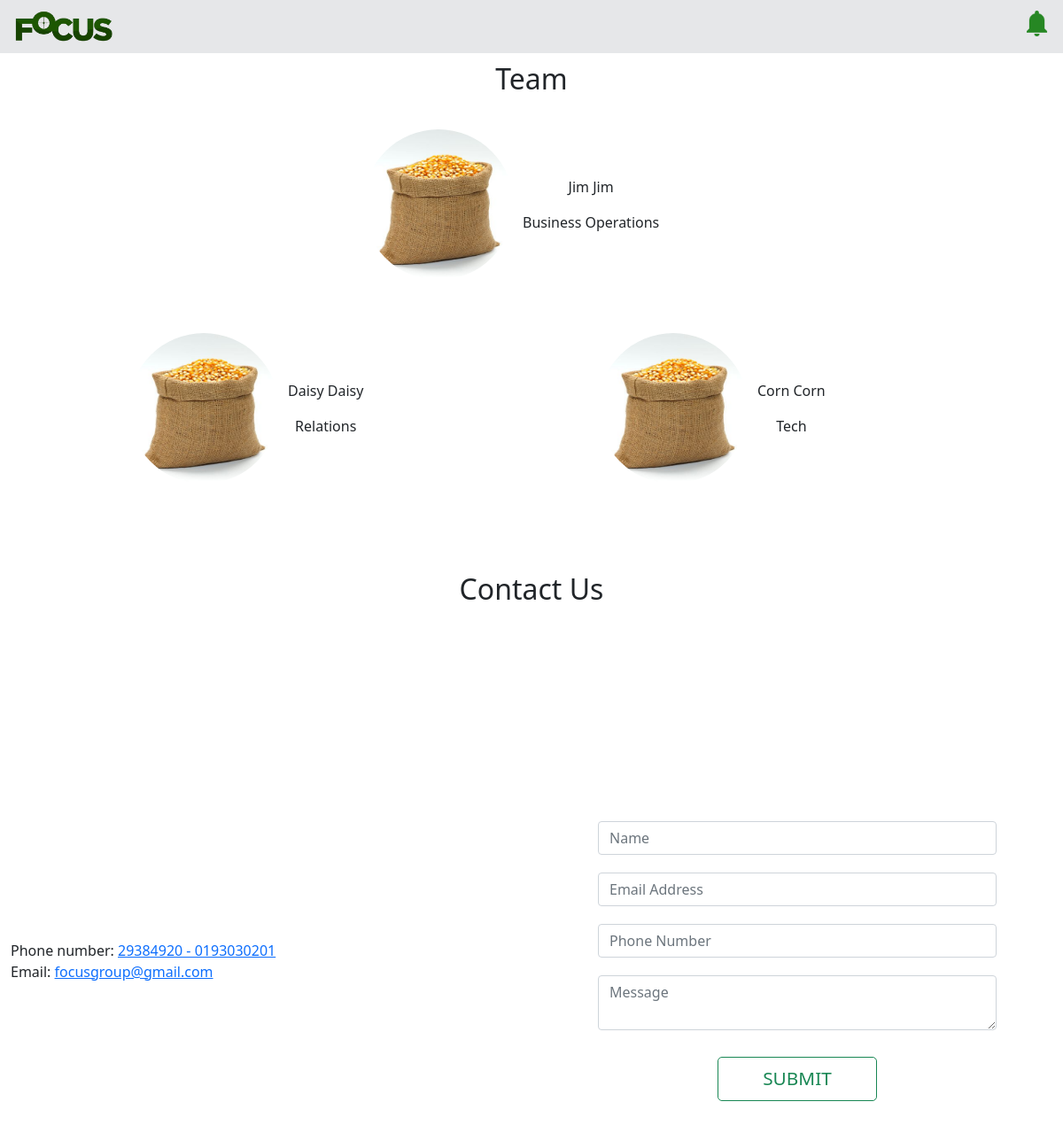
The app's page /team, older data.
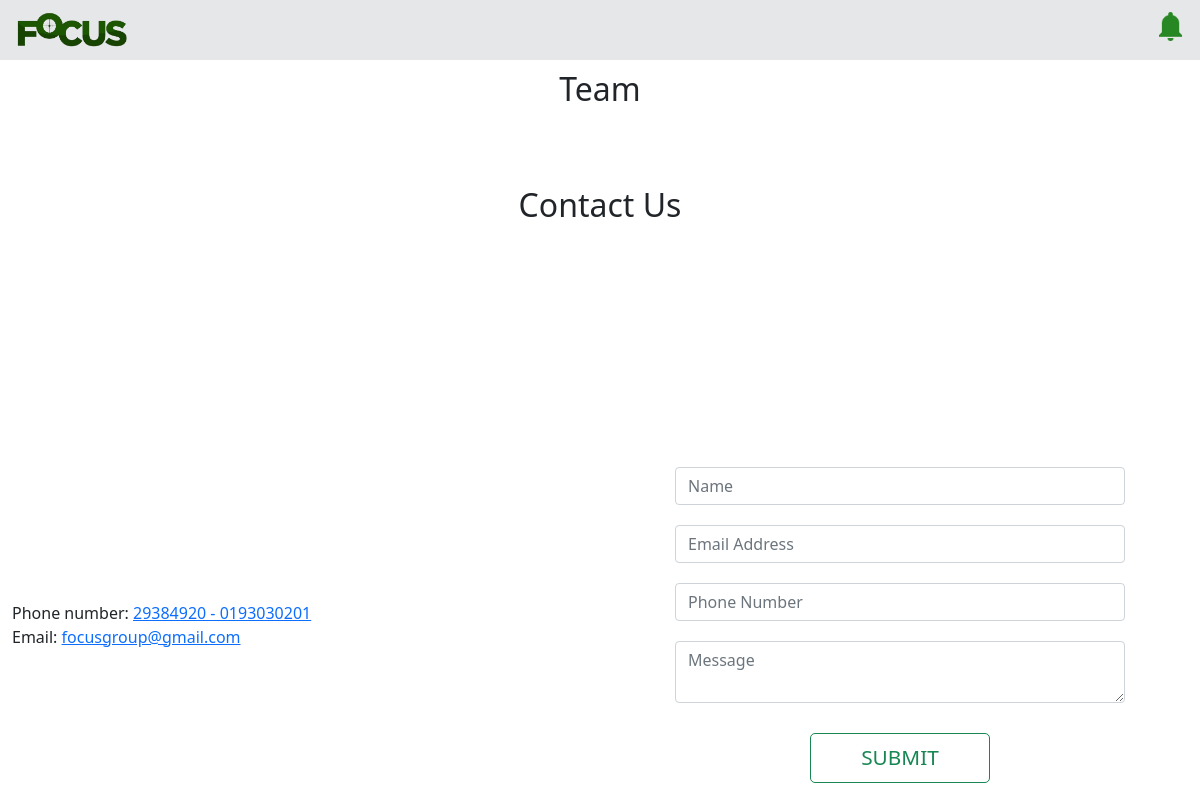
The same page, newer data.
### apps_team/models.py (models this page shows)
class Team(Model):
    first_name = CharField(max_length=100, null=False)
    last_name = CharField(max_length=100, null=False)
    username = CharField(max_length=100, null=False)
    image = CharField(max_length=100, null=False)
    role = CharField(max_length=100, null=False)
    statement = CharField(max_length=100, null=False)
    style = CharField(max_length=100, null=False)

### apps_team/views.py (the view)
# urls.py: path('team', team, name='team'),
def team(request):
    team = Team.objects.all()
    return render(request, 'team.html', {'team': team})

### templates/team.html (shortened to what this page needs)
{% load static %}
{% include "head_partial.html" with page_title="Team"%}
{% include "navbar.html"%}
<div class="container-fluid">
    <section id="team">
        <h2 class="text-center"> Team </h2>
        <div class="row d-flex align-items-center justify-content-center">
            {% for member in team %}
            <div class="team-card {{member.style}}">
                <div class="card-div">
                    <div class="flip-card">
                        <div class="card-front">
                            <div class="teams-img d-flex align-items-center justify-content-center">
                                <img src="{% static 'images/team/3.jpg' %}" class="team-img" alt="Team member image">
                            </div>
                            <div class="teams-txt d-flex align-items-center justify-content-center flex-column">
                                <p>{{member.first_name}} {{member.last_name}}</p>
                                <span>{{member.role}}</span>
                            </div>
                        </div>
                        <div class="card-back">
                            <h5> {{member.username}} </h5>
                            <p>{{member.statement}}</p>
                        </div>
                    </div>
                </div>
            </div>
            {% endfor %}
        </div>
    </section>
    <section class="contact" >
        <h2 class="text-center"> Contact Us </h2>
        <div class="row h-100 justify-content-center align-items-center">
            <div class="col-md-6">
                <div class="d-flex quick-contact">
                    <div class="phone">
                        Phone number: <a href="tel:29384920 - 0193030201">29384920 - 0193030201</a>
                    </div>
                    <div class="email">
                        Email: <a href="#">focusgroup@gmail.com</a>
                    </div>
                </div>
            </div>
            <div class="col-md-6 d-flex justify-content-center">
                    <form action="" method="get" class="contact-form">
                        <input type="text" class="form-control shadow-none" placeholder="Name">
                        <input type="email" class="form-control shadow-none" placeholder="Email Address">
                        <input type="tel" class="form-control shadow-none" placeholder="Phone Number">
                        <textarea class="form-control message shadow-none" name=""  placeholder="Message"></textarea>
                        <button class="btn btn-outline-success contact-submit-button" type="button">Submit</button>
                    </form>
                </div>
                </div>
            </div>

### templates/head_partial.html (shortened to what this page needs)
{% load static %}
<link href="https://cdn.jsdelivr.net/npm/bootstrap@5.0.2/dist/css/bootstrap.min.css" rel="stylesheet">
<link href='https://unpkg.com/boxicons@2.1.2/css/boxicons.min.css' rel='stylesheet'>
<link rel="stylesheet" href="{% static 'css/styles.css' %}">

### templates/navbar.html (shortened to what this page needs)
{% load static %}
{% include "head_partial.html"%}
<nav class="navbar">
    <div class="container-fluid">
        <a class="navbar-brand" href="/"><img class="nav-img" src="{% static 'images/home/logo.png' %}" alt=""></a>
        <div class="ms-auto mb-2 mb-xl-0">
            <h5 class="icon-txt">
                <div class="d-flex">
                 <img  class="icon-img" src="{% static 'images/home/notification.png' %}" alt=""> </h5>
                </div>
        </div>
</nav>

### static/css/styles.css (style rules this page uses)
.navbar { width: 100vw; padding: 0; top: 0; position: fixed; height: 60px; background-color: rgb(230, 231, 233); z-index: 2; }
.nav-img { height: 40px; }
.icon-img { height: 35px; }
#team { padding: 70px; }
form, .quick-contact { display: flex; flex-direction: column; }
.contact-form input, textarea { margin-bottom: 20px; width: 450px; }
.contact-submit-button { margin: auto; width: 40%; height: 50px; border-radius: 5px; margin-top: 10px; font-size: 1.3rem; text-transform: uppercase; }

Row changes from the older to the newer data that the page shows:
removed Team: first_name "Jim", last_name "Jim", role "Business Operations"
removed Team: first_name "Daisy", last_name "Daisy", role "Relations"
removed Team: first_name "Corn", last_name "Corn", role "Tech"
